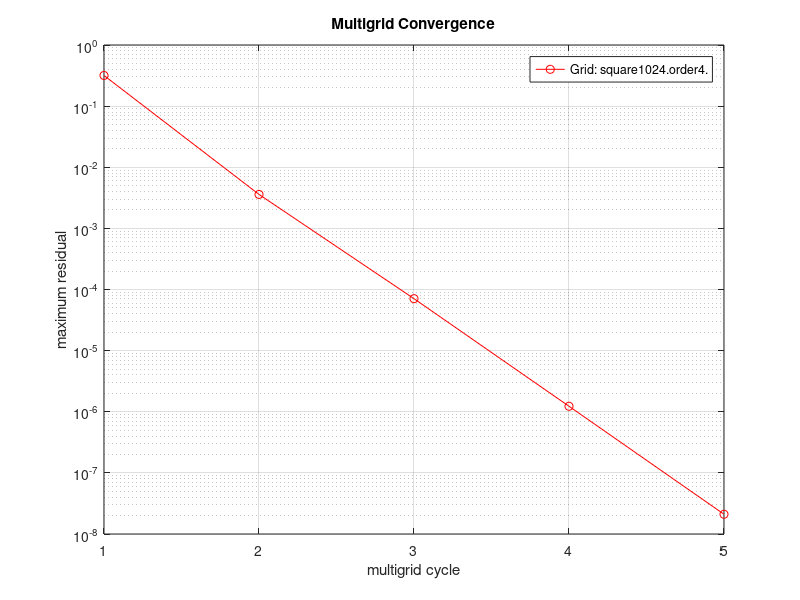

The MATLAB source for this figure:
t=[1 2 3 4 5 ];
defect=[3.172e-01 3.594e-03 7.079e-05 1.230e-06 2.104e-08 ];
clf
set(gca,'FontSize',16);
plot(t,defect,'r-o');
title('Multigrid Convergence');
ylabel('maximum residual');
xlabel('multigrid cycle');
set(gca,'YScale','log');
grid on
legend('Grid: square1024.order4.','BC: NMNN.','Fourth-order accurate.','1.1e+06 points. 5 levels.','ave CR=0.015, ECR=0.51');
% pause
% print -deps2 residual.eps


% print -depsc2 residual.eps
